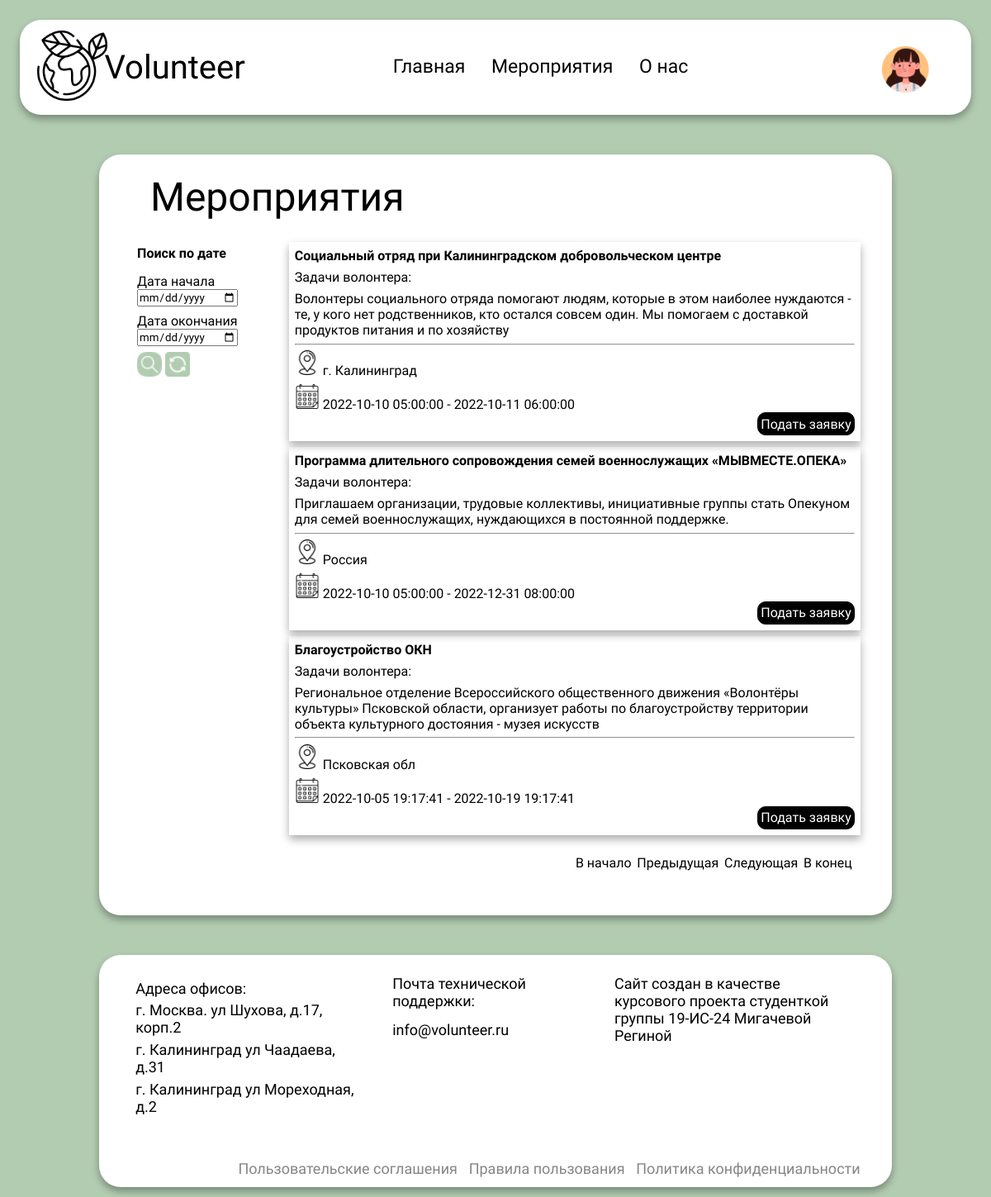
The app's page /application/views/events.php (signed in), older data.
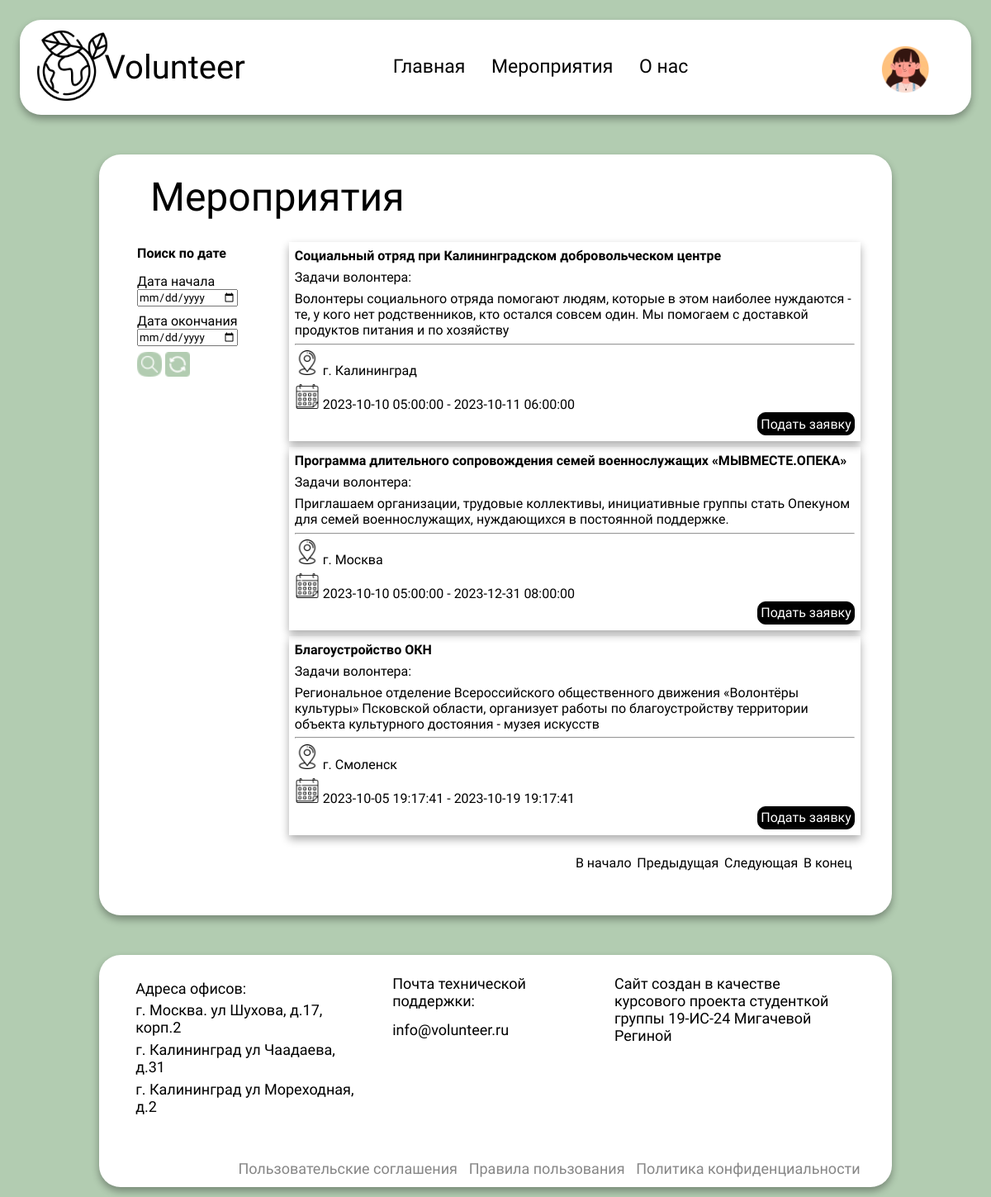
The same page, newer data.
### tables this page shows
CREATE TABLE `volonter` (
  `id_volonter` int NOT NULL,
  `fio` varchar(200) NOT NULL,
  `adres_zitel` varchar(200) NOT NULL,
  `date_birthday` date NOT NULL,
  `otrabot_chas` int NOT NULL,
  `kol_meropr` int NOT NULL,
  `fk_user` int NOT NULL,
  `img` varchar(200) NOT NULL,
  `tel` varchar(200) NOT NULL
);

CREATE TABLE `events` (
  `id_events` int NOT NULL,
  `nazvanie` varchar(200) NOT NULL,
  `task` varchar(500) NOT NULL,
  `adres_events` varchar(500) NOT NULL,
  `data_start` datetime NOT NULL,
  `data_finish` datetime NOT NULL,
  `fk_organiz` int NOT NULL,
  `chas` int NOT NULL
);

### application/views/events.php (the view, shortened to what this page needs)
<?php
include '../conf/db.php';
$id_user = $_SESSION['user']['id_user'];
$select = mysqli_query($connect, "SELECT * FROM `volonter` WHERE `fk_user` = ' $id_user'");
$profile_v = mysqli_fetch_assoc($select);
if (isset($_GET['pageno'])) {
    $pageno = $_GET['pageno'];
} else {
    $pageno = 1;
}
$size_page = 3;
$offset = ($pageno - 1) * $size_page;
$pages_sql = "SELECT COUNT(*) FROM `events`";
$result = mysqli_query($connect, $pages_sql);
$total_rows = mysqli_fetch_array($result)[0];
$total_pages = ceil($total_rows / $size_page);
?>
<!DOCTYPE html>
<html lang="en">
<head>
    <link rel="stylesheet" href="/css/style.css">
    <link rel="stylesheet" href="https://cdnjs.cloudflare.com/ajax/libs/animate.css/4.1.1/animate.min.css" />
</head>
<body>
    <section class="header">
        <nav>
            <a href="/index.php"><img src="/img/assets/logo.png"></a>
            <p>Volunteer</p>
            <div class="nav-links" id="navLinks">
                <ul>
                    <li><a href="/index.php">Главная</a></li>
                    <li><a href="events.php">Мероприятия</a></li>
                    <li><a href="contacts.php">О нас</a></li>
                </ul>
            </div>
            <?php if (!empty($_SESSION['user'])): ?>
                <div class="action" style="padding-left: 10%">
                    <div class="profile_small" onclick="menuToggle()">
                        <img src="<?="/img/uploads/" . $profile_v['img'] ?>" alt="">
                    </div>
                </div>
            <?php endif; ?>
        </nav>
    </section>
    <section class="event_more">
        <?php if (!empty($_SESSION['user'])): ?>
            <h1>Мероприятия</h1>
            <div class="event-container">
                <div class="filtr">
                    <h4>Поиск по дате</h4>
                    <form action="" method="POST" class="filtr_by_date">
                        <div class="form-group">
                            <label>Дата начала</label>
                            <input type="date" name="from_date" value="<?php if (isset($_POST['from_date'])) {
                                echo $_POST['from_date'];
                            } ?>" class="form-control">
                        </div>
                        <div class="form-group">
                            <label>Дата окончания</label>
                            <input type="date" name="to_date" value="<?php if (isset($_POST['to_date'])) {
                                echo $_POST['to_date'];
                            } ?>" class="form-control">
                        </div>
                        <div class="form-group">
                            <button type="submit" class="btn btn-primary"><img src="/img/assets/search.png" alt=""></button>
                            <a href="events.php"><img src="/img/assets/reload.png" alt=""></a>
                        </div>
                    </form>
                </div>
                <div class="container-events">
                    <div class="row-events">
                        <?php
                        if (isset($_POST['from_date']) && isset($_POST['to_date'])) {
                            $from_date = $_POST['from_date'];
                            $to_date = $_POST['to_date'];
                            $sql = "SELECT * FROM `events` WHERE date(`data_start`) = '$from_date' and date(`data_finish`) = '$to_date' LIMIT $offset, $size_page ";
                            $res_data = mysqli_query($connect, $sql);
                            if (mysqli_num_rows($res_data) > 0) {
                                foreach ($res_data as $event) {
                                    ?>
                                    <div class="col-events">
                                        <h4>
                                            <?= $event['nazvanie'] ?>
                                        </h4>
                                        <p class="task_events">Задачи волонтера:</p>
                                        <p class="task_events">
                                            <?= $event['task'] ?>
                                        </p>
                                        <hr>
                                        <p class="adres_events"><img src="/img/assets/819865.png" alt="">
                                            <?= $event['adres_events'] ?>
                                        </p>
                                        <p class="adres_events"><img src="/img/assets/calendar.png" alt="">
                                            <?= $event['data_start'] ?> -
                                            <?= $event['data_finish'] ?>
                                        </p>
                                        <div class="btn_events">
                                            <a href="../core/zayavka.php?id=<?= $event['id_events'] ?>"
                                                class="btn_zayavka_events">Подать
                                                заявку</a>
                                        </div>
                                    </div>
                                    <?php
                                }
                            } else {
                                echo "No Record Found";
                            }
                        } else {
                            $sql = "SELECT * FROM `events` LIMIT $offset, $size_page ";
                            $res_data = mysqli_query($connect, $sql);
                            if (mysqli_num_rows($res_data) > 0) {
                                foreach ($res_data as $event) {
                                    ?>
                                    <div class="col-events">
                                        <h4>
                                            <?= $event['nazvanie'] ?>
                                        </h4>
                                        <p class="task_events">Задачи волонтера:</p>
                                        <p class="task_events">
                                            <?= $event['task'] ?>
                                        </p>
                                        <hr>
                                        <p class="adres_events"><img src="/img/assets/819865.png" alt="">
                                            <?= $event['adres_events'] ?>
                                        </p>
                                        <p class="adres_events"><img src="/img/assets/calendar.png" alt="">
                                            <?= $event['data_start'] ?> -
                                            <?= $event['data_finish'] ?>
                                        </p>
                                        <div class="btn_events">
                                            <a href="../core/zayavka.php?id=<?= $event['id_events'] ?>"
                                                class="btn_zayavka_events">Подать
                                                заявку</a>
                                        </div>
                                    </div>
                                    <?php
                                }
                            }
                        }
                        ?>
                    </div>
                    <ul class="pagination">
                        <li><a href="?pageno=1">В начало</a></li>
                        <li class="<?php if ($pageno <= 1) {
                            echo 'disabled';
                        } ?>">
                            <a href="<?php if ($pageno <= 1) {
                                echo '#';
                            } else {
                                echo "?pageno=" . ($pageno - 1);
                            } ?>">Предыдущая</a>
                        </li>
                        <li class="<?php if ($pageno >= $total_pages) {
                            echo 'disabled';
                        } ?>">
                            <a href="<?php if ($pageno >= $total_pages) {
                                echo '#';
                            } else {
                                echo "?pageno=" . ($pageno + 1);
                            } ?>">Следующая</a>
                        </li>
                        <li><a href="?pageno=<?php echo $total_pages; ?>">В конец</a></li>
                    </ul>
                </div>
            </div>
        <?php endif; ?>
    </section>
    <footer>
        <div class="footer">
            <div class="adresa">
                <p>Адреса офисов:</p>
                <p>г. Москва. ул Шухова, д.17, корп.2</p>
                <p>г. Калининград ул Чаадаева, д.31</p>
                <p>г. Калининград ул Мореходная, д.2</p>
            </div>
            <div class="email">
                <p>Почта технической поддержки:</p>
                <a href="#">info@volunteer.ru</a>
            </div>
            <div class="me">
                <p>Сайт создан в качестве курсового проекта студенткой группы 19-ИС-24 Мигачевой Региной</p>
            </div>
        </div>
        <div class="links_b">
            <a href="#">Пользовательские соглашения</a>
            <a href="#">Правила пользования</a>
            <a href="#">Политика конфиденциальности</a>
        </div>
    </footer>
</body>
</html>

### css/style.css (style rules this page uses)
* { margin: 0; padding: 0; font-family: "Montserrat Alternates", sans-serif; }
body { background-color: #b2ccb1; }
.header { width: 100%; background-position: center; background-size: cover; position: relative; }
nav { display: flex; margin: 2%; justify-content: space-between; align-items: center; position: relative; background-color: #ffffff; border-radius: 26px; height: 115px; box-shadow: 0px 5px 10px 0px rgba(0, 0, 0, 0.329); }
nav p { font-size: 40px; padding: 1%; }
nav img { width: 91px; height: 91px; padding-left: 20%; }
.nav-links { flex: 1; text-align: center; }
.nav-links ul li { list-style: none; display: inline-block; padding: 2%; position: relative; }
.nav-links ul li a { color: #000000; text-decoration: none; font-size: 23px; font-weight: 400; line-height: 27px; }
.nav-links ul li::after { content: ""; width: 0%; height: 2px; background: #000000; display: block; margin: auto; transition: 0.5s; }
footer { background-color: #ffffff; border-radius: 26px; padding-top: 2%; padding-bottom: 1%; justify-content: center; margin-left: 10%; margin-top: 4%; margin-right: 10%; margin-bottom: 1%; box-shadow: 0px 5px 10px 0px rgba(0, 0, 0, 0.329); }
.footer { display: flex; }
.adresa { font-weight: 400; font-size: 18px; line-height: 21px; width: 30%; padding-left: 4%; }
.adresa p { margin: 2%; }
.email { font-weight: 400; font-size: 18px; line-height: 21px; padding-left: 3%; width: 20%; }
.email p { margin-bottom: 14px; }
.email a { text-decoration: none; color: #000000; cursor: pointer; }
.me { font-weight: 400; font-size: 18px; line-height: 21px; width: 30%; padding-right: 4%; padding-left: 8%; }
.links_b { font-weight: 400; font-size: 18px; line-height: 21px; padding-top: 5%; padding-right: 4%; text-align: right; }
.links_b a { text-decoration: none; color: #868686; cursor: pointer; padding-left: 1%; }
.action { position: relative; top: 2px; right: 50px; z-index: 1; }
.action .profile_small { position: relative; width: 60px; height: 60px; border-radius: 50%; overflow: hidden; cursor: pointer; }
.action .profile_small img { position: absolute; top: 0; right: 0; width: 100%; height: 100%; object-fit: cover; }
.event_more { background-color: #ffffff; border-radius: 26px; padding-top: 2%; padding-bottom: 3%; justify-content: center; margin-left: 10%; margin-top: 4%; margin-right: 10%; box-shadow: 0px 5px 10px 0px rgba(0, 0, 0, 0.329); }
.event_more img { width: 30px; height: 30px; }
.container-events { margin-left: 4%; margin-right: 4%; }
.filtr_by_date { padding-top: 5%; padding-left: 5%; }
.filtr h4 { padding-top: 2%; padding-left: 5%; }
.filtr_by_date button { text-decoration: none; border: none; background: transparent; cursor: pointer; }
.form-group { margin-top: 5%; }
.col-events { box-shadow: 0px 5px 10px 0px rgba(0, 0, 0, 0.329); padding: 1%; margin: 1%; }
.col-events h4 { padding-bottom: 1%; }
.btn_events { display: flex; justify-content: end; }
.adres_events { padding-top: 1%; }
.btn_zayavka_events { text-decoration: none; cursor: pointer; background-color: #000; border: 1px solid #000000; color: #ffffff; border-radius: 10px; padding: 0.5%; }
.task_events { padding-bottom: 1%; }
.filtr { grid-area: filtr; margin-left: 20%; margin-top: 4%; height: 30%; }
.container-events { grid-area: event; }
.event-container { display: grid; grid-template-areas: "filtr event"; grid-template-columns: 20% 80%; }
.pagination { list-style: none; display: flex; justify-content: end; padding: 2%; }
.pagination li { padding: 0.5%; }
.pagination a { text-decoration: none; color: #000; }
.event_more h1 { margin-left: 62px; padding-bottom: 2%; font-weight: 400; font-size: 48px; line-height: 56px; }

Row changes from the older to the newer data that the page shows:
changed events "Социальный отряд при Калининградском добровольческом центре": data_start "2022-10-10 05:00:00" → "2023-10-10 05:00:00"; data_finish "2022-10-11 06:00:00" → "2023-10-11 06:00:00"
changed events "Программа длительного сопровождения семей военнослужащих «МЫВМЕСТЕ.ОПЕКА»": adres_events "Россия" → "г. Москва"; data_start "2022-10-10 05:00:00" → "2023-10-10 05:00:00"; data_finish "2022-12-31 08:00:00" → "2023-12-31 08:00:00"
changed events "Благоустройство ОКН": adres_events "Псковская обл" → "г. Смоленск"; data_start "2022-10-05 19:17:41" → "2023-10-05 19:17:41"; data_finish "2022-10-19 19:17:41" → "2023-10-19 19:17:41"
